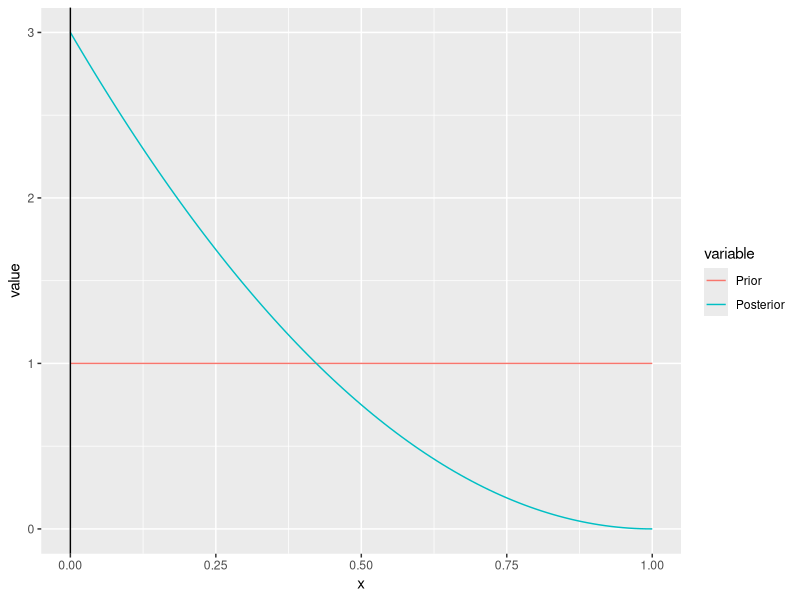
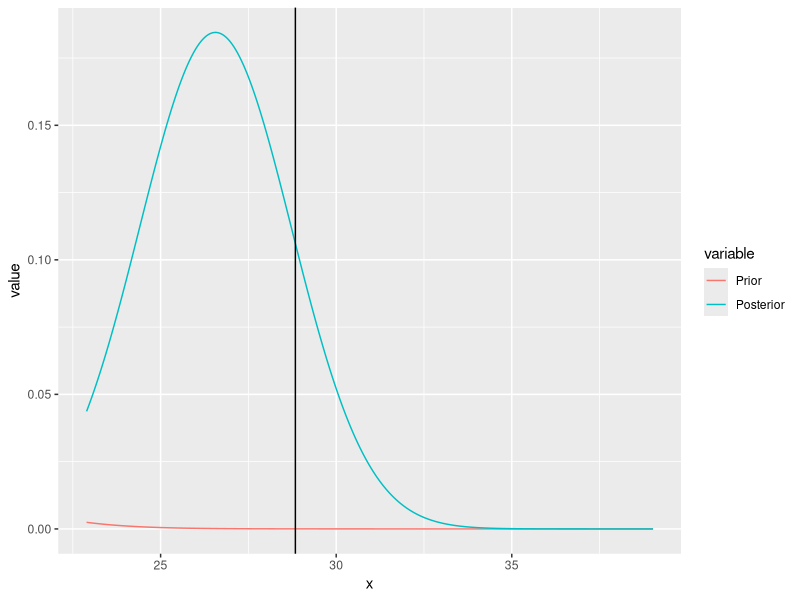

These charts were generated, in order, by the following R code:
#Inference for Binomial with Beta Prior
BBB<-function(n,p,alpha,beta)
{
  require(ggplot2)
  require(reshape2)
  xx<-rbinom(1,n,p)
  p_hat<-xx/n
  print("Observed Proportion, Posterior Mean")
  p_hat_Post<-(alpha+xx)/(n+alpha+beta)
  print(c(p_hat,p_hat_Post))
  x  <- seq(0, 1, 0.01)
  Prior <- dbeta(x,alpha,beta)
  Posterior <- dbeta(x,alpha+xx,n+beta-xx)

  df <- data.frame(x, Prior, Posterior)
  
  # melt the data to a long format
  df2 <- reshape2::melt(data = df, id.vars = "x")
  
  # plot, using the aesthetics argument 'colour'
  ggplot(data = df2, aes(x = x, y = value, colour = variable)) + geom_line() + geom_vline(xintercept=p_hat)

 
}

n<-2
p<-0.3
alpha<-1
beta<-1

BBB(n,p,alpha,beta)
#Inference for Normal with Normal Prior
BNN<-function(n,mu,sigma,theta,tau)
{
  require(ggplot2)
  require(reshape2)
  xx<-rnorm(n,mu,sigma)
  xbar<-mean(xx)
  theta_post<-(theta*sigma^2+n*xbar*tau^2)/(sigma^2+n*tau^2)
  tau_post<-(sigma^2*tau^2)/(sigma^2+n*tau^2)
  print("Observed Mean, Posterior Mean")
  xbar_Post<-theta_post
  print(c(xbar,xbar_Post))
  a<-min(xx)-1
  b<-max(xx)+1
  x  <- seq(a, b, 0.01)
  Prior <- dnorm(x,theta,tau)
  Posterior <- dnorm(x,theta_post,tau_post)

  df <- data.frame(x, Prior, Posterior)
  
  # melt the data to a long format
  df2 <- reshape2::melt(data = df, id.vars = "x")
  
  # plot, using the aesthetics argument 'colour'
  ggplot(data = df2, aes(x = x, y = value, colour = variable)) + geom_line() + geom_vline(xintercept=xbar)
  
  
}

BNN(10,30,5,12,4)
